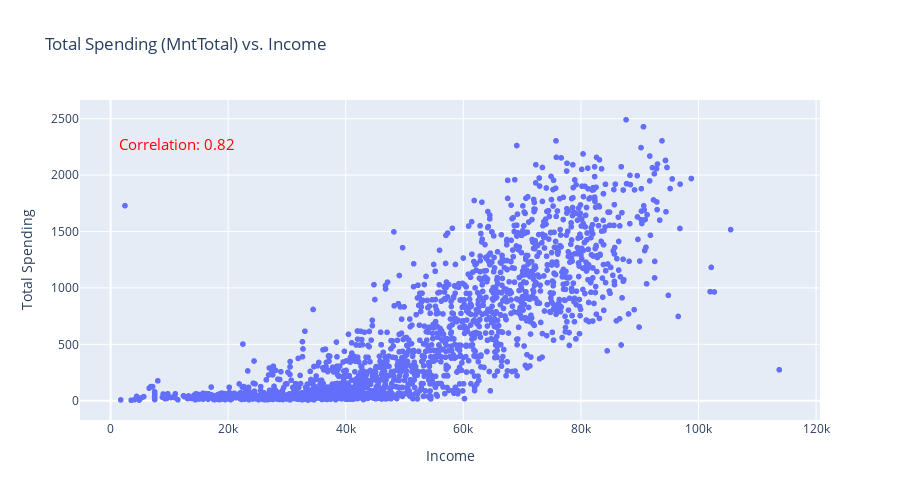

Notebook source saved alongside this figure:
### Markdown cell above
- What is the total spending across all categories (MntTotal) for customers with varying income levels?

### Code cell
# prompt: Can you display the correlation of this (income and Total Spending) and write into the plot

# Assuming 'Income' and 'MntTotal' are columns in your market_data DataFrame
fig = px.scatter(market_data, x="Income", y="MntTotal",
                 title="Total Spending (MntTotal) vs. Income",
                 labels={"MntTotal": "Total Spending", "Income": "Income"},
                 ) # Add trendline

fig.update_layout(width=WIDTH_PLOTLY, height=HEIGHT_PLOTLY)

# Calculate the correlation
correlation = market_data['Income'].corr(market_data['MntTotal'])

# Add correlation to the plot
fig.add_annotation(
    x=0.05,  # Adjust x position as needed
    y=0.9,  # Adjust y position as needed
    text=f"Correlation: {correlation:.2f}",
    showarrow=False,
    font=dict(size=15, color="red"),  # Adjust font size as needed
    xref="paper",
    yref="paper"
)

fig.show()

### Figure 1 — Plotly figure (JSON) as saved in the notebook; plotly's stock layout.template omitted (floating-point values rounded to 4 significant figures; data arrays with more than 128 entries replaced by an {"elided": "..."} marker saying what was removed)
{"data": [{"hovertemplate": "Income=%{x}<br>Total Spending=%{y}<extra></extra>", "legendgroup": "", "marker": {"color": "#636efa", "symbol": "circle"}, "mode": "markers", "name": "", "showlegend": false, "type": "scattergl", "x": {"elided": "2205 int values"}, "xaxis": "x", "y": {"elided": "2205 int values"}, "yaxis": "y"}], "layout": {"annotations": [{"font": {"color": "red", "size": 15}, "showarrow": false, "text": "Correlation: 0.82", "x": 0.05, "xref": "paper", "y": 0.9, "yref": "paper"}], "height": 500, "legend": {"tracegroupgap": 0}, "title": {"text": "Total Spending (MntTotal) vs. Income"}, "width": 900, "xaxis": {"anchor": "y", "domain": [0, 1], "title": {"text": "Income"}}, "yaxis": {"anchor": "x", "domain": [0, 1], "title": {"text": "Total Spending"}}}}
